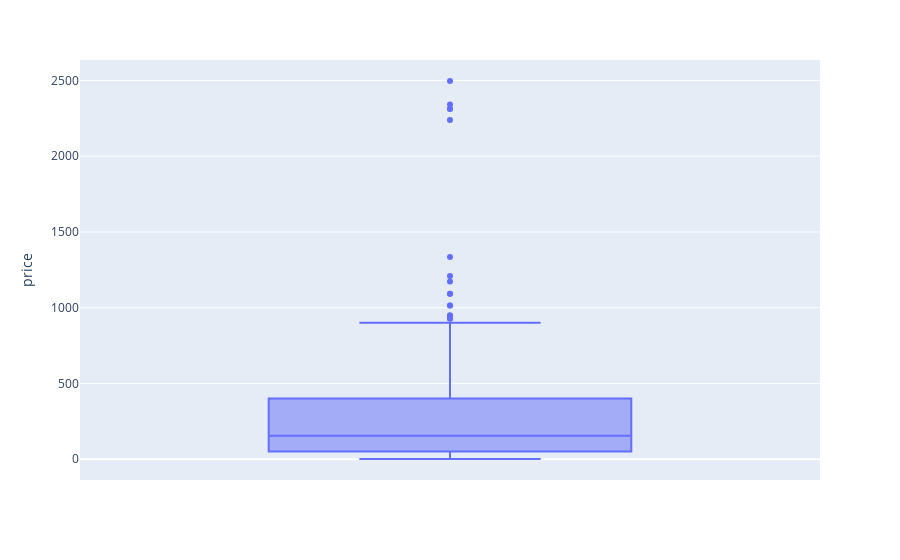

Notebook code for this chart:
### Code cell
px.box(pdf, y="price")

### Figure 1 — Plotly figure (JSON) as saved in the notebook; plotly's stock layout.template omitted (floating-point values rounded to 4 significant figures; data arrays with more than 128 entries replaced by an {"elided": "..."} marker saying what was removed)
{"data": [{"alignmentgroup": "True", "hovertemplate": "price=%{y}<extra></extra>", "legendgroup": "", "marker": {"color": "#636efa"}, "name": "", "notched": false, "offsetgroup": "", "orientation": "v", "showlegend": false, "type": "box", "x0": " ", "xaxis": "x", "y": {"elided": "217 float values"}, "y0": " ", "yaxis": "y"}], "layout": {"boxmode": "group", "legend": {"tracegroupgap": 0}, "margin": {"t": 60}, "xaxis": {"anchor": "y", "domain": [0, 1]}, "yaxis": {"anchor": "x", "domain": [0, 1], "title": {"text": "price"}}}}
